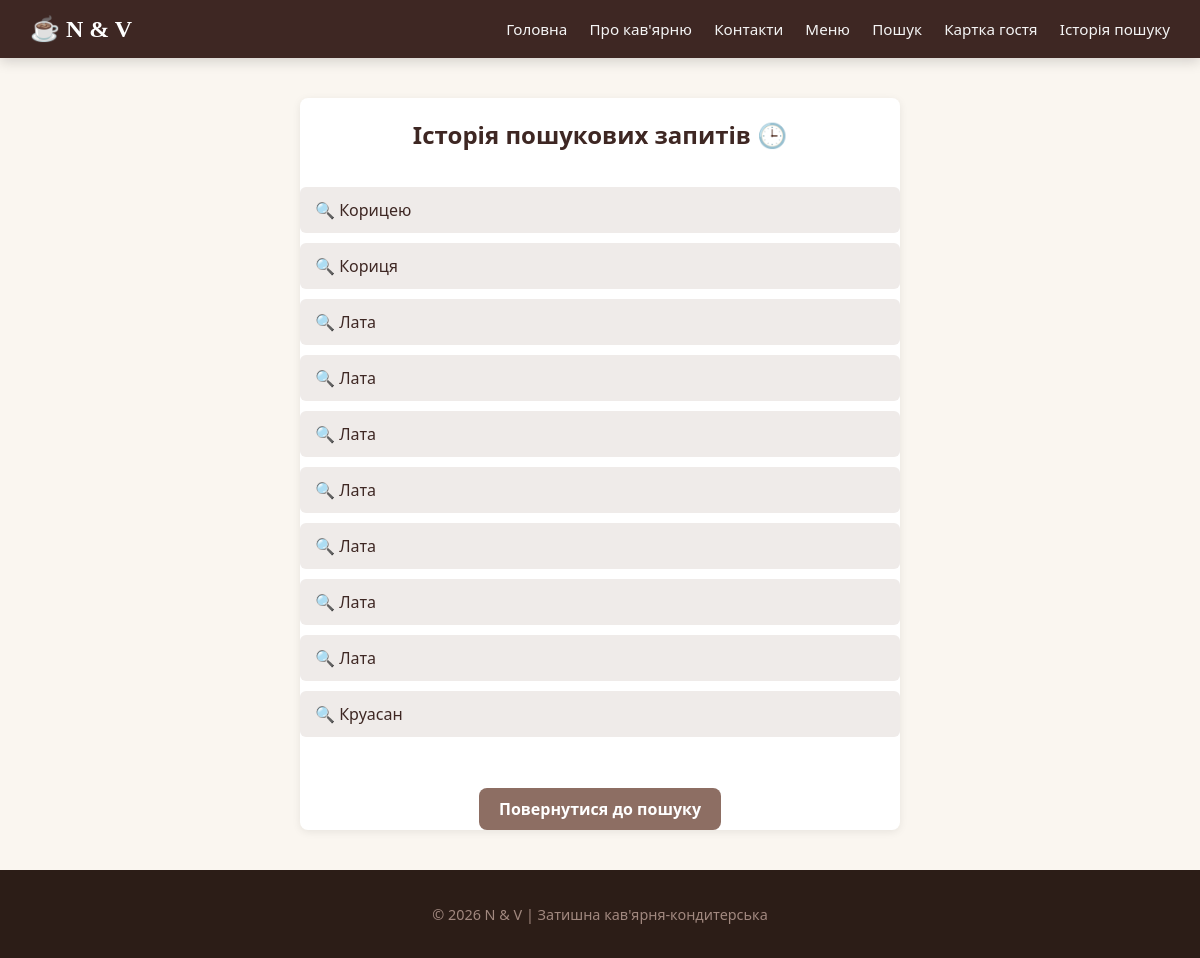
The app's page /history with its own data.
### tables this page shows
CREATE TABLE search_history (
            id INTEGER PRIMARY KEY AUTOINCREMENT,
            query TEXT NOT NULL,
            created_at TEXT DEFAULT CURRENT_TIMESTAMP
        );

### app.py (the view)
@app.route("/history")
def history():
    history_records = database.get_search_history()
    return render_template("history.html", history=history_records)

### database.py (called while the page is built)
def get_connection():
    connection = sqlite3.connect(DATABASE)
    connection.row_factory = sqlite3.Row
    return connection

def get_search_history():
    connection = get_connection()
    history = connection.execute("SELECT * FROM search_history ORDER BY id DESC LIMIT 10").fetchall()
    connection.close()
    return history

### templates/history.html (shortened to what this page needs)
{% extends 'base.html' %}
{% block content %}
    <div class="card" style="max-width: 600px; margin: 0 auto;">
        <h2 style="color: #3e2723; margin-bottom: 20px; text-align: center;">Історія пошукових запитів 🕒</h2>
        {% if history %}
            <ul style="list-style-type: none; padding: 0;">
                {% for record in history %}
                    <li style="padding: 12px 15px; margin-bottom: 10px; background: #efebe9; border-radius: 6px; display: flex; justify-content: space-between; align-items: center;">
                        <span style="color: #3e2723; font-weight: 500;">🔍 {{ record.query }}</span>
                    </li>
                {% endfor %}
            </ul>
        {% endif %}
        <div style="text-align: center; margin-top: 25px;">
            <a href="/search" class="btn" style="background: #8d6e63;">Повернутися до пошуку</a>
        </div>
    </div>
{% endblock %}

### static/css/style.css (style rules this page uses)
* { box-sizing: border-box; }
html, body { height: 100%; margin: 0; padding: 0; }
body { display: flex; flex-direction: column; font-family: 'Segoe UI', Roboto, Helvetica, Arial, sans-serif; background-color: #faf6f0; color: #3e2723; }
.card { background: #ffffff; border-radius: 8px; overflow: hidden; box-shadow: 0 2px 8px rgba(0,0,0,0.08); display: flex; flex-direction: column; }
.btn { display: inline-block; padding: 10px 20px; background: #5d4037; color: white; text-decoration: none; border-radius: 8px; font-weight: 600; border: none; cursor: pointer; }

### records on screen
search_history: query "Корицею"
search_history: query "Кориця"
search_history: query "Лата"
search_history: query "Лата"
search_history: query "Лата"
search_history: query "Лата"
search_history: query "Лата"
search_history: query "Лата"
search_history: query "Лата"
search_history: query "Круасан"
